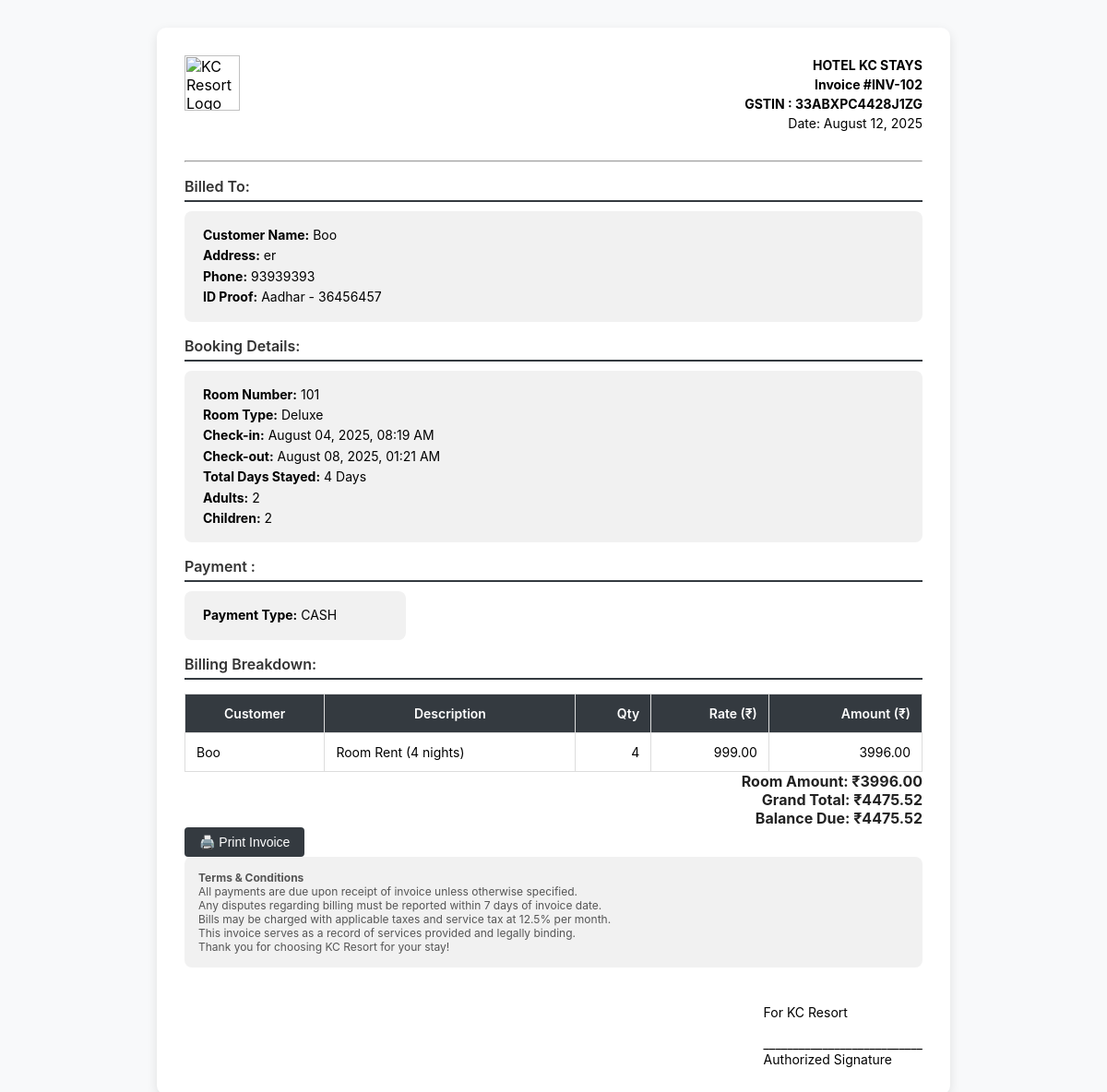
The app's page /invoices/2/, older data.
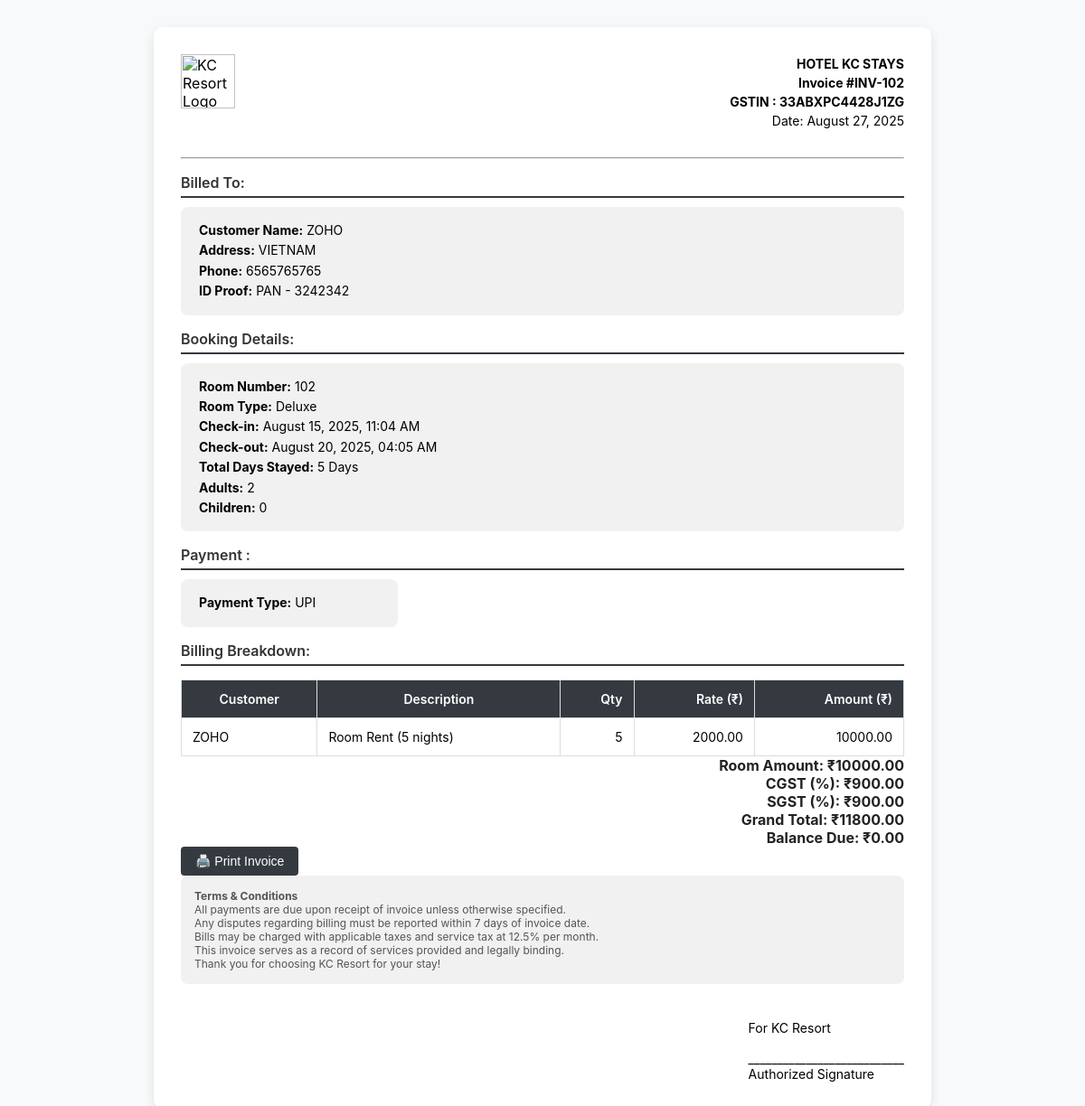
The same page, newer data.
### booking/models.py (models this page shows, shortened)
class Booking(models.Model):
    STATUS_CHOICES = [
        ('booked', 'Booked'),
        ('pre-booked', 'Pre-Booked'),
        ('completed', 'Completed'),
    ]
    PAYMENT_CHOICES = [
        ('upi', 'UPI'),
        ('cash', 'Cash'),
        ('card', 'Card'),
    ]
    PAYMENT_STATUS_CHOICES = [
        ('paid', 'Paid'),
        ('pending', 'Pending'),
        ('cancelled', 'Cancelled'),
    ]
    customer_name = models.CharField(max_length=100)
    phone_number = models.CharField(max_length=15)
    address = models.TextField(blank=True, null=True)
    document_type = models.CharField(
        max_length=50,
        choices=[('Aadhar', 'Aadhar'), ('License', 'License'), ('PAN', 'PAN')],
        default='Aadhar'
    )
    document_number = models.CharField(max_length=50)
    room = models.ForeignKey(Room, on_delete=models.CASCADE)
    adults = models.PositiveIntegerField(default=1)
    children = models.PositiveIntegerField(default=0)
    status = models.CharField(max_length=20, choices=STATUS_CHOICES, default='booked')
    checkin_datetime = models.DateTimeField(default=now)
    checkout_datetime = models.DateTimeField(blank=True, null=True)
    payment_type = models.CharField(max_length=10, choices=PAYMENT_CHOICES, default='cash')
    payment_status = models.CharField(max_length=10, choices=PAYMENT_STATUS_CHOICES, default='pending')
    apply_gst = models.BooleanField(default=False)
    price = models.DecimalField(max_digits=10, decimal_places=2, default=0)  # final total price
    cgst_amount = models.DecimalField(max_digits=10, decimal_places=2, default=0)
    sgst_amount = models.DecimalField(max_digits=10, decimal_places=2, default=0)
    amount_paid = models.DecimalField(max_digits=10, decimal_places=2, default=0)
    invoice_number = models.CharField(max_length=20, unique=True, blank=True, null=True)
    created_at = models.DateTimeField(auto_now_add=True)

### rooms/models.py (models this page shows, shortened)
class Room(models.Model):
    ROOM_TYPE_CHOICES = [
        ('Standard', 'Standard'),
        ('Deluxe', 'Deluxe'),
        ('Suite', 'Suite'),
    ]
    AC_CHOICES = [
        ('AC', 'A/C'),
        ('Non-AC', 'Non A/C'),
    ]
    STATUS_CHOICES = [
        ('Available', 'Available'),
        ('Occupied', 'Occupied'),
        ('Maintenance', 'Maintenance'),
    ]
    room_number = models.CharField(max_length=10, unique=True)
    room_type = models.CharField(max_length=20, choices=ROOM_TYPE_CHOICES)
    ac_type = models.CharField(max_length=10, choices=AC_CHOICES, default='Non-AC')
    floor = models.ForeignKey(Floor, on_delete=models.SET_NULL, null=True, default=None)
    price = models.DecimalField(max_digits=10, decimal_places=2)
    status = models.CharField(max_length=20, choices=STATUS_CHOICES, default='Available')

### invoices/views.py (the view)
# urls.py: path('<int:booking_id>/', views.invoice_detail, name='invoice_detail'),
def invoice_detail(request, booking_id):
    booking = get_object_or_404(Booking, pk=booking_id)
    if booking.checkout_datetime and booking.checkin_datetime:
        delta = booking.checkout_datetime.date() - booking.checkin_datetime.date()
        total_days = delta.days if delta.days > 0 else 1
    else:
        total_days = 1
    room_price = booking.room.price  # per day
    room_amount = room_price * total_days
    gst_rate = 12 if room_amount < 7000 else 18
    cgst_amount = (room_amount * gst_rate / 2) / 100
    sgst_amount = (room_amount * gst_rate / 2) / 100
    grand_total = room_amount + cgst_amount + sgst_amount
    amount_paid = booking.amount_paid or Decimal('0.00')
    balance_due = max(grand_total - amount_paid, Decimal('0.00'))
    return render(request, 'invoices/invoice_detail.html', {
        'booking': booking,
        'total_days': total_days,
        'room_price': room_price,
        'room_amount': room_amount,
        'gst_rate': gst_rate,
        'cgst_amount': cgst_amount,
        'sgst_amount': sgst_amount,
        'grand_total': grand_total,
        'payment_type': booking.payment_type,
        'invoice_number': booking.invoice_number,
        'amount_paid': amount_paid,
        'balance_due': balance_due,
    })

### invoices/templates/invoices/invoice_detail.html (shortened to what this page needs)
{% block content %}
<div class="main-wrapper">
  <div class="content">
    <div class="container">
      <div class="header d-flex justify-content-between align-items-start mb-4">
        <div><img src="https://upload.wikimedia.org/wikipedia/commons/thumb/6/6b/Heart_corazón.svg/768px-Heart_corazón.svg.png" alt="KC Resort Logo"></div>
        <div class="info text-end">
          <strong>HOTEL KC STAYS</strong><br>
          <strong>Invoice #{{ booking.invoice_number }}</strong><br>
          <strong>GSTIN : 33ABXPC4428J1ZG</strong><br>
          Date: {{ booking.created_at|date:"F d, Y" }}
        </div>
      </div>
      <hr>
      <div class="section mb-4">
        <h3>Billed To:</h3>
        <div class="box">
          <strong>Customer Name:</strong> {{ booking.customer_name }}<br>
          <strong>Address:</strong> {{ booking.address|linebreaksbr }}<br>
          <strong>Phone:</strong> {{ booking.phone_number }}<br>
          <strong>ID Proof:</strong> {{ booking.document_type }} - {{ booking.document_number }}
        </div>
      </div>
      <div class="section mb-4">
        <h3>Booking Details:</h3>
        <div class="box">
          <strong>Room Number:</strong> {{ booking.room.room_number }}<br>
          <strong>Room Type:</strong> {{ booking.room.room_type }}<br>
          <strong>Check-in:</strong> {{ booking.checkin_datetime|date:"F d, Y, H:i A" }}<br>
          <strong>Check-out:</strong> {% if booking.checkout_datetime %}{{ booking.checkout_datetime|date:"F d, Y, H:i A" }}{% else %}-{% endif %}<br>
          <strong>Total Days Stayed:</strong> {{ total_days }} Day{% if total_days != 1 %}s{% endif %}<br>
          <strong>Adults:</strong> {{ booking.adults }}<br>
          <strong>Children:</strong> {{ booking.children }}
        </div>
      </div>
      <div class="section mb-4">
        <h3>Payment :</h3>
        <div class="box" style="max-width: 200px;">
          <strong>Payment Type:</strong> {{ booking.payment_type|upper }}
        </div>
      </div>
      <div class="section mb-4">
        <h3>Billing Breakdown:</h3>
        <table>
          <thead>
            <tr>
              <th>Customer</th>
              <th>Description</th>
              <th>Qty</th>
              <th>Rate (₹)</th>
              <th>Amount (₹)</th>
            </tr>
          </thead>
          <tbody>
            <tr>
              <td>{{ booking.customer_name }}</td>
              <td>Room Rent ({{ total_days }} night{% if total_days != 1 %}s{% endif %})</td>
              <td>{{ total_days }}</td>
              <td>{{ room_price|floatformat:2 }}</td>
              <td>{{ room_amount|floatformat:2 }}</td>
            </tr>
          </tbody>
        </table>
      </div>
      <div class="totals mb-4">
        Room Amount: ₹{{ room_amount|floatformat:2 }}<br>
        {% if booking.apply_gst %}
          CGST ({{ cgst_rate }}%): ₹{{ cgst_amount|floatformat:2 }}<br>
          SGST ({{ sgst_rate }}%): ₹{{ sgst_amount|floatformat:2 }}<br>
        {% endif %}
        <strong>Grand Total: ₹{{ grand_total|floatformat:2 }}</strong><br>
        <strong>Balance Due: ₹{{ balance_due|floatformat:2 }}</strong>
      </div>
      <div class="buttons mb-4">
        <button onclick="window.print()">🖨️ Print Invoice</button>
      </div>
      <div class="terms mb-4">
        <strong>Terms & Conditions</strong><br>
        All payments are due upon receipt of invoice unless otherwise specified.<br>
        Any disputes regarding billing must be reported within 7 days of invoice date.<br>
        Bills may be charged with applicable taxes and service tax at 12.5% per month.<br>
        This invoice serves as a record of services provided and legally binding.<br>
        Thank you for choosing KC Resort for your stay!
      </div>
      <div class="signature">
        For KC Resort<br><br>
        ___________________________<br>
        Authorized Signature
      </div>
    </div>
  </div>
</div>
{% endblock %}

Row changes from the older to the newer data that the page shows:
changed Booking "INV-102": created_at "August 12, 2025" → "August 27, 2025"; customer_name "Boo" → "ZOHO"; address "er" → "VIETNAM"; phone_number "93939393" → "6565765765"; document_type "Aadhar" → "PAN"; document_number "36456457" → "3242342"; room.room_number "101" → "102"; checkin_datetime "August 04, 2025, 08:19 AM" → "August 15, 2025, 11:04 AM"; checkout_datetime "August 08, 2025, 01:21 AM" → "August 20, 2025, 04:05 AM"; children "2" → "0"; payment_type "CASH" → "UPI"
changed Room: price "999.00" → "2000.00"
Text that changed along with them:
{{ total_days }}: "4" → "5"
{{ room_amount|floatformat:2 }}: "3996.00" → "10000.00"
{{ cgst_amount|floatformat:2 }}: (not shown) → "900.00"
{{ sgst_amount|floatformat:2 }}: (not shown) → "900.00"
{{ grand_total|floatformat:2 }}: "4475.52" → "11800.00"
{{ balance_due|floatformat:2 }}: "4475.52" → "0.00"
text now shown: "CGST ( %): ₹ SGST ( %): ₹"
